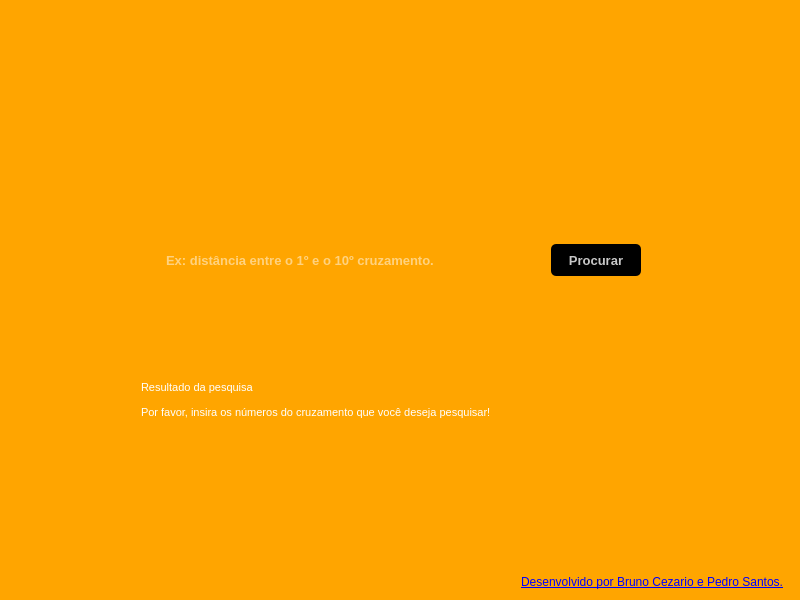
<?xml version="1.0" encoding="UTF-8"?>
<ui version="4.0">
 <class>MainWindow</class>
 <widget class="QMainWindow" name="MainWindow">
  <property name="enabled">
   <bool>true</bool>
  </property>
  <property name="geometry">
   <rect>
    <x>0</x>
    <y>0</y>
    <width>800</width>
    <height>600</height>
   </rect>
  </property>
  <property name="minimumSize">
   <size>
    <width>800</width>
    <height>600</height>
   </size>
  </property>
  <property name="maximumSize">
   <size>
    <width>800</width>
    <height>600</height>
   </size>
  </property>
  <property name="windowTitle">
   <string>Olá San Diego</string>
  </property>
  <property name="styleSheet">
   <string notr="true">background-color: rgb(255,165,0);</string>
  </property>
  <widget class="QWidget" name="centralwidget">
   <layout class="QVBoxLayout" name="verticalLayout">
    <property name="spacing">
     <number>0</number>
    </property>
    <property name="leftMargin">
     <number>0</number>
    </property>
    <property name="topMargin">
     <number>0</number>
    </property>
    <property name="rightMargin">
     <number>0</number>
    </property>
    <property name="bottomMargin">
     <number>0</number>
    </property>
    <item>
     <widget class="QFrame" name="fr_content">
      <property name="minimumSize">
       <size>
        <width>0</width>
        <height>35</height>
       </size>
      </property>
      <property name="cursor">
       <cursorShape>ArrowCursor</cursorShape>
      </property>
      <property name="frameShape">
       <enum>QFrame::NoFrame</enum>
      </property>
      <property name="frameShadow">
       <enum>QFrame::Raised</enum>
      </property>
      <widget class="QFrame" name="fr_search">
       <property name="geometry">
        <rect>
         <x>150</x>
         <y>230</y>
         <width>500</width>
         <height>60</height>
        </rect>
       </property>
       <property name="minimumSize">
        <size>
         <width>500</width>
         <height>0</height>
        </size>
       </property>
       <property name="maximumSize">
        <size>
         <width>600</width>
         <height>70</height>
        </size>
       </property>
       <property name="frameShape">
        <enum>QFrame::NoFrame</enum>
       </property>
       <property name="frameShadow">
        <enum>QFrame::Raised</enum>
       </property>
       <layout class="QHBoxLayout" name="horizontalLayout_3">
        <item>
         <widget class="QLineEdit" name="ld_search">
          <property name="minimumSize">
           <size>
            <width>0</width>
            <height>40</height>
           </size>
          </property>
          <property name="maximumSize">
           <size>
            <width>16777215</width>
            <height>40</height>
           </size>
          </property>
          <property name="font">
           <font>
            <pointsize>10</pointsize>
            <weight>75</weight>
            <bold>true</bold>
           </font>
          </property>
          <property name="styleSheet">
           <string notr="true">QLineEdit{
	border-radius: 5px;
	padding: 5px;
	background-color: rgb(255,165,0);
	color: rgb(255,255,255);
}
QLineEdit:focus{
	border: 2px solid rgb(0, 122, 209);
	border: 2px solid rgb(172, 235, 226);
	border: 2px solid rgb(0, 139, 209);
	color: rgb(255,255,255);
}</string>
          </property>
          <property name="placeholderText">
           <string>Ex: distância entre o 1º e o 10º cruzamento.</string>
          </property>
         </widget>
        </item>
        <item>
         <widget class="QPushButton" name="btn_search">
          <property name="minimumSize">
           <size>
            <width>90</width>
            <height>32</height>
           </size>
          </property>
          <property name="maximumSize">
           <size>
            <width>100</width>
            <height>32</height>
           </size>
          </property>
          <property name="font">
           <font>
            <pointsize>10</pointsize>
            <weight>75</weight>
            <bold>true</bold>
           </font>
          </property>
          <property name="cursor">
           <cursorShape>PointingHandCursor</cursorShape>
          </property>
          <property name="styleSheet">
           <string notr="true">QPushButton{
	border-radius: 5px;
	background-color: rgb(0,0,0);
	color: rgb(200,200,200);
}
QPushButton:hover{
	background-color: rgb(255,255,255);
}
QPushButton:pressed{
	background-color: rgb(255,255,255);
}</string>
          </property>
          <property name="text">
           <string>Procurar</string>
          </property>
         </widget>
        </item>
       </layout>
      </widget>
      <widget class="QLabel" name="label">
       <property name="geometry">
        <rect>
         <x>230</x>
         <y>160</y>
         <width>341</width>
         <height>50</height>
        </rect>
       </property>
       <property name="font">
        <font>
         <family>TeX Gyre Adventor</family>
         <pointsize>28</pointsize>
         <weight>75</weight>
         <italic>false</italic>
         <bold>true</bold>
        </font>
       </property>
       <property name="styleSheet">
        <string notr="true">color: rgb(255,255,255);</string>
       </property>
       <property name="text">
        <string/>
       </property>
      </widget>
      <widget class="QFrame" name="frame">
       <property name="enabled">
        <bool>true</bool>
       </property>
       <property name="geometry">
        <rect>
         <x>350</x>
         <y>10</y>
         <width>141</width>
         <height>141</height>
        </rect>
       </property>
       <property name="styleSheet">
        <string notr="true">background-image: url(:/logo/sandiego2.png);
background-repeat:  url(:/logo/turnordeste.png); 
background-position: center;</string>
       </property>
       <property name="frameShape">
        <enum>QFrame::NoFrame</enum>
       </property>
       <property name="frameShadow">
        <enum>QFrame::Raised</enum>
       </property>
       <widget class="QLabel" name="label_2">
        <property name="geometry">
         <rect>
          <x>-30</x>
          <y>10</y>
          <width>561</width>
          <height>171</height>
         </rect>
        </property>
        <property name="font">
         <font>
          <family>TeX Gyre Adventor</family>
          <pointsize>28</pointsize>
          <weight>75</weight>
          <italic>false</italic>
          <bold>true</bold>
         </font>
        </property>
        <property name="styleSheet">
         <string notr="true">color: rgb(255,255,255);</string>
        </property>
        <property name="text">
         <string/>
        </property>
        <property name="pixmap">
         <pixmap>sandiego2.png</pixmap>
        </property>
       </widget>
      </widget>
      <widget class="QFrame" name="fr_result">
       <property name="geometry">
        <rect>
         <x>115</x>
         <y>300</y>
         <width>570</width>
         <height>190</height>
        </rect>
       </property>
       <property name="minimumSize">
        <size>
         <width>540</width>
         <height>190</height>
        </size>
       </property>
       <property name="styleSheet">
        <string notr="true">border-radius: 5px;
padding: 5px;
background-color: rgb(255,165,0);
color: rgb(200,200,200);</string>
       </property>
       <property name="frameShape">
        <enum>QFrame::NoFrame</enum>
       </property>
       <property name="frameShadow">
        <enum>QFrame::Raised</enum>
       </property>
       <widget class="QLabel" name="lb_result">
        <property name="geometry">
         <rect>
          <x>17</x>
          <y>30</y>
          <width>535</width>
          <height>141</height>
         </rect>
        </property>
        <property name="font">
         <font>
          <pointsize>11</pointsize>
          <weight>50</weight>
          <bold>false</bold>
         </font>
        </property>
        <property name="cursor">
         <cursorShape>ArrowCursor</cursorShape>
        </property>
        <property name="styleSheet">
         <string notr="true">color: rgb(255, 255, 255);</string>
        </property>
        <property name="text">
         <string>&lt;html&gt;&lt;head/&gt;&lt;body&gt;&lt;p&gt;&lt;a name=&quot;tw-target-text&quot;/&gt;&lt;span style=&quot; font-family:'inherit'; font-size:8pt; color:#ffffff;&quot;&gt;R&lt;/span&gt;&lt;span style=&quot; font-family:'inherit'; font-size:8pt; color:#ffffff;&quot;&gt;esultado da pesquisa&lt;/span&gt;&lt;/p&gt;&lt;p&gt;&lt;span style=&quot; font-family:'inherit'; font-size:8pt; color:#ffffff;&quot;&gt;Por favor, insira os números do cruzamento que você deseja pesquisar!&lt;/span&gt;&lt;/p&gt;&lt;/body&gt;&lt;/html&gt;</string>
        </property>
       </widget>
       <widget class="QPushButton" name="btn_close">
        <property name="geometry">
         <rect>
          <x>540</x>
          <y>10</y>
          <width>20</width>
          <height>20</height>
         </rect>
        </property>
        <property name="minimumSize">
         <size>
          <width>20</width>
          <height>20</height>
         </size>
        </property>
        <property name="maximumSize">
         <size>
          <width>20</width>
          <height>20</height>
         </size>
        </property>
        <property name="cursor">
         <cursorShape>PointingHandCursor</cursorShape>
        </property>
        <property name="styleSheet">
         <string notr="true">QPushButton{
	border-radius: 5px;
	background-image: url(:/close/close.png);
	background-position: center;
	background-repeat: no-repeat;
		background-color: rgb(255,165,0);
}
QPushButton:hover{
	background-color: rgb(60, 60, 60);
}
QPushButton:pressed{
	background-color: rgb(35,35,35);
}</string>
        </property>
        <property name="text">
         <string/>
        </property>
       </widget>
      </widget>
     </widget>
    </item>
    <item>
     <widget class="QFrame" name="fr_top">
      <property name="maximumSize">
       <size>
        <width>16777215</width>
        <height>50</height>
       </size>
      </property>
      <property name="frameShape">
       <enum>QFrame::NoFrame</enum>
      </property>
      <property name="frameShadow">
       <enum>QFrame::Raised</enum>
      </property>
     </widget>
    </item>
    <item>
     <widget class="QFrame" name="fr_button">
      <property name="maximumSize">
       <size>
        <width>16777215</width>
        <height>35</height>
       </size>
      </property>
      <property name="frameShape">
       <enum>QFrame::NoFrame</enum>
      </property>
      <property name="frameShadow">
       <enum>QFrame::Raised</enum>
      </property>
      <layout class="QHBoxLayout" name="horizontalLayout">
       <item>
        <widget class="QLabel" name="lb_credits">
         <property name="styleSheet">
          <string notr="true">color: rgb(255, 255, 255);
padding-right: 5px;</string>
         </property>
         <property name="text">
          <string>&lt;html&gt;&lt;head/&gt;&lt;body&gt;&lt;p&gt;&lt;a href=&quot;Cin.ufpe.br/~phfcs&quot;&gt;&lt;span style=&quot; text-decoration: underline; color:#0000ff;&quot;&gt;Desenvolvido por Bruno Cezario e Pedro Santos.&lt;/span&gt;&lt;/a&gt;&lt;/p&gt;&lt;/body&gt;&lt;/html&gt;</string>
         </property>
         <property name="alignment">
          <set>Qt::AlignRight|Qt::AlignTrailing|Qt::AlignVCenter</set>
         </property>
        </widget>
       </item>
      </layout>
     </widget>
    </item>
   </layout>
  </widget>
 </widget>
 <tabstops>
  <tabstop>ld_search</tabstop>
  <tabstop>btn_search</tabstop>
 </tabstops>
 <resources>
  <include location="resource.qrc"/>
 </resources>
 <connections/>
</ui>
